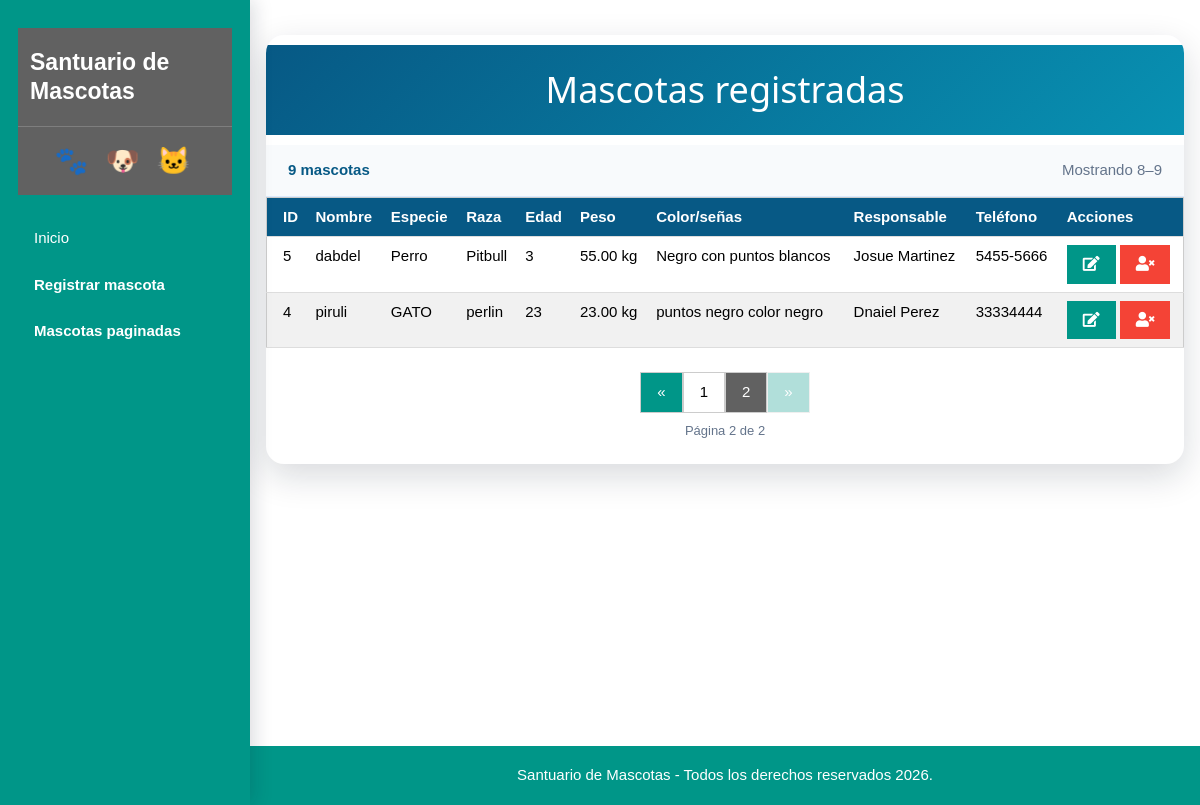
The app's page /Mascotaspaginadas.php?pagina=2 with its own data.
### tables this page shows
CREATE TABLE `mascotas` (
  `id` int(10) unsigned NOT NULL AUTO_INCREMENT,
  `nombre` varchar(100) NOT NULL,
  `especie` varchar(80) NOT NULL,
  `raza` varchar(100) NOT NULL,
  `edad` int(10) unsigned NOT NULL,
  `peso_actual` decimal(8,2) NOT NULL,
  `color_senas` varchar(255) NOT NULL,
  `responsable` varchar(150) NOT NULL,
  `telefono_emergencia` varchar(30) NOT NULL,
  PRIMARY KEY (`id`)
);

### Mascotaspaginadas.php (called while the page is built)
<?php
require_once __DIR__ . '/listar_mascotas.php';

### paginacion_mascotas.php (called while the page is built, shortened)
<?php
require_once __DIR__ . '/GuardarMascota.php';
$mensajeError = '';
$cantidadPorPagina = 7;
$paginaActual = filter_input(INPUT_GET, 'pagina', FILTER_VALIDATE_INT, [
    'options' => ['min_range' => 1],
]) ?: 1;
try {
    $totalMascotas = GuardarMascota::contarMascotas();
    $totalPaginas = max(1, (int) ceil($totalMascotas / $cantidadPorPagina));
    $paginaActual = min($paginaActual, $totalPaginas);
    $inicio = ($paginaActual - 1) * $cantidadPorPagina;
    $mascotas = GuardarMascota::obtenerMascotasPaginadas($inicio, $cantidadPorPagina);
    if ($totalMascotas > 0) {
        $primerRegistro = $inicio + 1;
        $ultimoRegistro = min($inicio + $cantidadPorPagina, $totalMascotas);
    }
} catch (Throwable $e) {
    error_log($e->getMessage());
    $mensajeError = 'No fue posible consultar las mascotas en este momento.';
}

### conexion.php (called while the page is built, shortened)
<?php
class Conexion
{
    public function __construct()
    {
        $dsn = 'mysql:host=localhost;dbname=santuario_mascotas;charset=utf8mb4';
        try {
            $this->conexion = new PDO($dsn, 'root', '', [
                PDO::ATTR_ERRMODE => PDO::ERRMODE_EXCEPTION,
                PDO::ATTR_DEFAULT_FETCH_MODE => PDO::FETCH_ASSOC,
                PDO::ATTR_EMULATE_PREPARES => false,
            ]);
        } catch (PDOException $e) {
            throw new RuntimeException(
                'No fue posible conectar con la base de datos. Verifica que MySQL esté activo y que la base santuario_mascotas exista.',
                0,
                $e
            );
        }
    }
}

### GuardarMascota.php (called while the page is built, shortened)
<?php
require_once __DIR__ . '/conexion.php';
class GuardarMascota extends Conexion
{
    public static function contarMascotas(): int
    {
        $almacen = new self();
        $consulta = $almacen->conexion->prepare('SELECT COUNT(*) FROM Mascotas');
        $consulta->execute();
        return (int) $consulta->fetchColumn();
    }
    public static function obtenerMascotasPaginadas(int $inicio, int $cantidad): array
    {
        $almacen = new self();
        $consulta = $almacen->conexion->prepare(
            'SELECT id, nombre, especie, raza, edad, peso_actual, color_senas,
                    responsable, telefono_emergencia
             FROM Mascotas
             ORDER BY id DESC
             LIMIT :inicio, :cantidad'
        );
        $consulta->bindValue(':inicio', max(0, $inicio), PDO::PARAM_INT);
        $consulta->bindValue(':cantidad', max(1, $cantidad), PDO::PARAM_INT);
        $consulta->execute();
        return $consulta->fetchAll();
    }
}

### listar_mascotas.php (the view, shortened to what this page needs)
<?php
require_once __DIR__ . '/paginacion_mascotas.php';
function escapar($valor): string
{
    return htmlspecialchars((string) $valor, ENT_QUOTES, 'UTF-8', false);
}
include __DIR__ . '/menu.php';
?>
<section class="w3-container vet-listado">
    <div class="vet-tarjeta w3-card">
        <h1 class="vet-titulo">Mascotas registradas</h1>
        <?php if ($mensajeError !== ''): ?>
            <div class="vet-mensaje-error" role="alert"><?= escapar($mensajeError) ?></div>
        <?php else: ?>
            <div class="vet-resumen-listado">
                <strong><?= escapar($totalMascotas) ?> mascotas</strong>
                <span>Mostrando <?= escapar($primerRegistro) ?>–<?= escapar($ultimoRegistro) ?></span>
            </div>
            <div class="w3-responsive">
                <table class="w3-table-all vet-tabla">
                    <thead>
                        <tr>
                            <th>ID</th>
                            <th>Nombre</th>
                            <th>Especie</th>
                            <th>Raza</th>
                            <th>Edad</th>
                            <th>Peso</th>
                            <th>Color/señas</th>
                            <th>Responsable</th>
                            <th>Teléfono</th>
                            <th>Acciones</th>
                        </tr>
                    </thead>
                    <tbody>
                        <?php foreach ($mascotas as $mascota): ?>
                            <tr>
                                <td><?= escapar($mascota['id']) ?></td>
                                <td><?= escapar($mascota['nombre']) ?></td>
                                <td><?= escapar($mascota['especie']) ?></td>
                                <td><?= escapar($mascota['raza']) ?></td>
                                <td><?= escapar($mascota['edad']) ?></td>
                                <td><?= escapar($mascota['peso_actual']) ?> kg</td>
                                <td><?= escapar($mascota['color_senas']) ?></td>
                                <td><?= escapar($mascota['responsable']) ?></td>
                                <td><?= escapar($mascota['telefono_emergencia']) ?></td>
                                <td>
                                    <a
                                        class="w3-btn w3-teal"
                                        href="editar_mascota.php?id=<?= escapar($mascota['id']) ?>"
                                        title="Editar mascota"
                                        aria-label="Editar mascota"
                                    ><i class="fas fa-edit" aria-hidden="true"></i></a>
                                    <form method="post" action="eliminar_mascota.php" style="display:inline" onsubmit="return confirm('¿Seguro que deseas eliminar esta mascota?');">
                                        <button
                                            class="w3-btn w3-red"
                                            type="submit"
                                            name="eliminar_mascota"
                                            title="Eliminar mascota"
                                            aria-label="Eliminar mascota"
                                        ><i class="fas fa-user-times" aria-hidden="true"></i></button>
                                    </form>
                                </td>
                            </tr>
                        <?php endforeach; ?>
                    </tbody>
                </table>
            </div>
            <nav class="vet-paginador" aria-label="Paginación de mascotas">
                <div class="w3-bar">
                <?php if ($paginaActual > 1): ?>
                    <a
                        class="w3-bar-item w3-button w3-border w3-teal"
                        href="Mascotaspaginadas.php?pagina=<?= $paginaActual - 1 ?>"
                        aria-label="Página anterior"
                    >&laquo;</a>
                <?php else: ?>
                    <span class="w3-bar-item w3-button w3-border w3-teal w3-disabled">&laquo;</span>
                <?php endif; ?>
                <?php for ($numeroPagina = 1; $numeroPagina <= $totalPaginas; $numeroPagina++): ?>
                    <a
                        class="w3-bar-item w3-button w3-border<?= $numeroPagina === $paginaActual ? ' w3-dark-grey' : '' ?>"
                        href="Mascotaspaginadas.php?pagina=<?= $numeroPagina ?>"
                        <?= $numeroPagina === $paginaActual ? 'aria-current="page"' : '' ?>
                    ><?= $numeroPagina ?></a>
                <?php endfor; ?>
                <?php if ($paginaActual < $totalPaginas): ?>
                    <a
                        class="w3-bar-item w3-button w3-border w3-teal"
                        href="Mascotaspaginadas.php?pagina=<?= $paginaActual + 1 ?>"
                        aria-label="Página siguiente"
                    >&raquo;</a>
                <?php else: ?>
                    <span class="w3-bar-item w3-button w3-border w3-teal w3-disabled">&raquo;</span>
                <?php endif; ?>
                </div>
            </nav>
            <p class="vet-pagina-estado">Página <?= escapar($paginaActual) ?> de <?= escapar($totalPaginas) ?></p>
        <?php endif; ?>
    </div>
</section>
<?php include __DIR__ . '/pie_pagina.php'; ?>

### W3.css (style rules this page uses)
html { box-sizing:border-box }
*,*:before,*:after { box-sizing:inherit }
html { -ms-text-size-adjust:100%;-webkit-text-size-adjust:100% }
body { margin:0 }
article,aside,details,figcaption,figure,footer,header,main,menu,nav,section { display:block }
a { background-color:transparent }
b,strong { font-weight:bolder }
button,input,select,textarea,optgroup { font:inherit;margin:0 }
button,input { overflow:visible }
button,select { text-transform:none }
button,[type=button],[type=reset],[type=submit] { -webkit-appearance: button; appearance: button; }
html,body { font-family:Verdana,sans-serif;font-size:15px;line-height:1.5 }
html { overflow-x:hidden }
h1 { font-size:36px }
h1,h2,h3,h4,h5,h6 { font-family:"Segoe UI",Arial,sans-serif;font-weight:400;margin:10px 0 }
a { color:inherit }
.w3-table,.w3-table-all { border-collapse:collapse;border-spacing:0;width:100%;display:table }
.w3-table-all { border:1px solid #ccc }
.w3-bordered tr,.w3-table-all tr { border-bottom:1px solid #ddd }
.w3-table-all tr:nth-child(odd) { background-color:#fff }
.w3-table-all tr:nth-child(even) { background-color:#f1f1f1 }
.w3-table td,.w3-table th,.w3-table-all td,.w3-table-all th { padding:8px 8px;display:table-cell;text-align:left;vertical-align:top }
.w3-table th:first-child,.w3-table td:first-child,.w3-table-all th:first-child,.w3-table-all td:first-child { padding-left:16px }
.w3-btn,.w3-button { border:none;display:inline-block;padding:8px 16px;vertical-align:middle;overflow:hidden;text-decoration:none;color:inherit;background-color:inherit;text-align:center;cursor:pointer;white-space:nowrap }
.w3-btn,.w3-button { -webkit-touch-callout:none;-webkit-user-select:none;-khtml-user-select:none;-moz-user-select:none;-ms-user-select:none;user-select:none }
.w3-disabled,.w3-btn:disabled,.w3-button:disabled { cursor:not-allowed;opacity:0.3 }
.w3-bar { width:100%;overflow:hidden }
.w3-bar .w3-bar-item { padding:8px 16px;float:left;width:auto;border:none;display:block;outline:0 }
.w3-bar .w3-button { white-space:normal }
.w3-responsive { display:block;overflow-x:auto }
.w3-container:after,.w3-container:before,.w3-panel:after,.w3-panel:before,.w3-row:after,.w3-row:before,.w3-row-padding:after,.w3-row-padding:before, .w3-cell-row:before,.w3-cell-row:after,.w3-clear:after,.w3-clear:before,.w3-bar:before,.w3-bar:after { content:"";display:table;clear:both }
.w3-container,.w3-panel { padding:0.01em 16px }
.w3-card,.w3-card-2 { box-shadow:0 2px 5px 0 rgba(0,0,0,0.16),0 2px 10px 0 rgba(0,0,0,0.12) }
.w3-border { border:1px solid #ccc!important }
.w3-red,.w3-hover-red:hover { color:#fff!important;background-color:#f44336!important }
.w3-teal,.w3-hover-teal:hover { color:#fff!important;background-color:#009688!important }
.w3-dark-grey,.w3-hover-dark-grey:hover,.w3-dark-gray,.w3-hover-dark-gray:hover { color:#fff!important;background-color:#616161!important }
:root { --vet-azul-oscuro: #075985; --vet-azul: #0284c7; --vet-turquesa: #0891b2; --vet-celeste: #e0f2fe; --vet-fondo: #f0f9ff; --vet-blanco: #ffffff; --vet-texto: #1e293b; --vet-gris: #64748b; --vet-verde: #15803d; --vet-rojo: #b91c1c; }
body { background-color: var(--vet-blanco); color: var(--vet-texto); min-height: 100vh; }
.vet-tarjeta { background-color: var(--vet-blanco); width: 100%; max-width: 850px; border-radius: 18px; box-shadow: 0 12px 35px rgba(15, 23, 42, 0.16); overflow: hidden; }
.vet-titulo { background: linear-gradient( 135deg, var(--vet-azul-oscuro), var(--vet-turquesa) ); color: var(--vet-blanco); padding: 18px 25px; text-align: center; }
.vet-tabla th { background-color: var(--vet-azul-oscuro); color: var(--vet-blanco); }
.vet-listado { max-width: 1240px; margin: 35px auto; }
.vet-listado .vet-tarjeta { max-width: none; padding-bottom: 24px; }
.vet-resumen-listado { display: flex; justify-content: space-between; gap: 16px; padding: 14px 22px; color: var(--vet-gris); background-color: #f8fafc; border-bottom: 1px solid #dbeafe; }
.vet-resumen-listado strong { color: var(--vet-azul-oscuro); }
.vet-paginador { display: flex; align-items: center; justify-content: center; flex-wrap: wrap; gap: 14px; margin: 24px 16px 8px; }
.vet-paginador .w3-bar { display: inline-flex; justify-content: center; width: auto; }
.vet-paginador a { text-decoration: none; }
.vet-pagina-estado { margin: 0; color: var(--vet-gris); text-align: center; font-size: 13px; }

### records on screen
mascotas: id "5", nombre "dabdel", especie "Perro", raza "Pitbull", edad "3", peso_actual "55.00", color_senas "Negro con puntos blancos", responsable "Josue Martinez", telefono_emergencia "5455-5666"
mascotas: id "4", nombre "piruli", especie "GATO", raza "perlin", edad "23", peso_actual "23.00", color_senas "puntos negro color negro", responsable "Dnaiel Perez", telefono_emergencia "33334444"

### other values on screen
escapar($totalMascotas) "9"
escapar($primerRegistro) "8"
escapar($ultimoRegistro) "9"
escapar($paginaActual) "2"
escapar($totalPaginas) "2"
